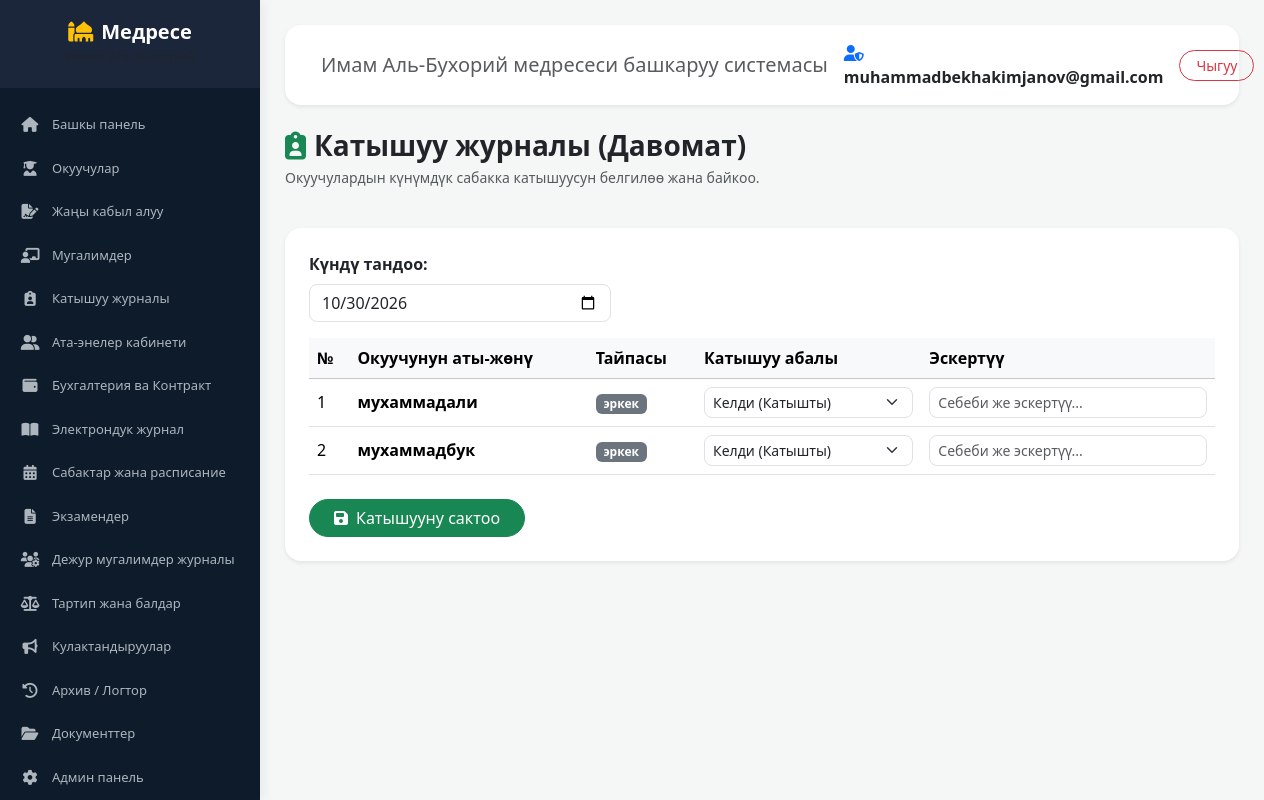
The app's page /attendance/ (signed in) with its own data.
### madrasah/accounts/models.py (models this page shows)
class User(AbstractUser):
    middle_name = models.CharField(max_length=150, blank=True, null=True, verbose_name="Атасынын аты")
    phone = models.CharField(max_length=20, blank=True, null=True, verbose_name="Телефон номери")
    role = models.CharField(
        max_length=20,
        choices=[('student', 'Окуучу'), ('teacher', 'Мугалим'), ('admin', 'Админ')],
        default='student',
        verbose_name="Ролу"
    )

### madrasah/core/models.py (models this page shows, shortened)
class Student(models.Model):
    photo = models.ImageField(
        upload_to='students/', blank=True, null=True, verbose_name='Сүрөтү'
    )
    name = models.CharField(max_length=100, verbose_name='Аты-жөнү')
    group = models.CharField(max_length=50, verbose_name='Тайпасы')
    birth_date = models.DateField(
        null=True, blank=True, verbose_name='Туулган күнү'
    )
    phone = models.CharField(max_length=20, blank=True, verbose_name='Телефон номери')
    contract_amount = models.DecimalField(
        max_digits=10, decimal_places=2, default=0.00, verbose_name='Контракт суммасы'
    )
    doc_1_application = models.BooleanField(default=False, verbose_name='1. Мүдүрдүн атына арыз')
    doc_2_passport = models.BooleanField(default=False, verbose_name='2. Паспорт же туулгандыгы тууралуу күбөлүк')
    doc_3_certificate = models.BooleanField(default=False, verbose_name='3. 9-классты бүтүргөндүгү күбөлүк/аттестат/диплом')
    doc_4_reference = models.BooleanField(default=False, verbose_name='4. Акыркы окуган/иштеген жеринен мүнөздөмө')
    doc_5_military = models.BooleanField(default=False, verbose_name='5. Аскердик каттоо күбөлүгү же приписной')
    doc_6_juvenile = models.BooleanField(default=False, verbose_name='6. ИИБдө ИЖИ каттоодо турбайт деген маалымат')
    doc_7_no_criminal = models.BooleanField(default=False, verbose_name='7. Соттолгон эмес деген маалымат')
    doc_8_photos = models.BooleanField(default=False, verbose_name='8. 3x4 өлчөмүндөгү сүрөт (6 даана)')
    doc_9_exam_sheet = models.BooleanField(default=False, verbose_name='9. Кабыл алуу сынагынын ведомосту')
    doc_10_contract = models.BooleanField(default=False, verbose_name='10. Келишим')
    doc_11_parent_passport = models.BooleanField(default=False, verbose_name='11. Ата-энесинин паспортунан көчүрмө')
    doc_12_residence = models.BooleanField(default=False, verbose_name='12. Жашаган жеринен маалымат')
    class Meta:
        verbose_name = 'Студент'
        verbose_name_plural = 'Студенттер'

### madrasah/core/views.py (the view, shortened to what this page needs)
# urls.py: path('attendance/', views.attendance_view, name='attendance'),
@login_required
def attendance_view(request):
    students = Student.objects.all()
    user = request.user
    role = getattr(user, "role", "")
    recent_attendances = Attendance.objects.select_related('student').order_by("-date")[:50]
    return render(request, "core/attendance_list.html", {
        "students": students,
        "attendances": recent_attendances
    })

### madrasah/core/context_processors.py (called while the page is built)
def menu(request):
    if request.user.is_authenticated:
        return {"menu_items": MENU.get(request.user.role, [])}
    return {"menu_items": []}

### madrasah/templates/core/attendance_list.html (shortened to what this page needs)
{% extends 'base.html' %}
{% block content %}
<div class="row mb-4 align-items-center">
    <div class="col">
        <h3 class="fw-bold text-dark mb-0">
            <i class="fa-solid fa-clipboard-user text-success me-2"></i>Катышуу журналы (Давомат)
        </h3>
        <p class="text-muted small mt-1">Окуучулардын күнүмдүк сабакка катышуусун белгилөө жана байкоо.</p>
    </div>
</div>
<div class="card border-0 shadow-sm rounded-4 mb-4">
    <div class="card-body p-4">
        <form method="POST">
            <div class="mb-3 col-md-4">
                <label class="form-label fw-bold">Күндү тандоо:</label>
                <input type="date" name="date" class="form-control rounded-3" value="{% now 'Y-m-d' %}" required>
            </div>
            <div class="table-responsive">
                <table class="table table-hover align-middle">
                    <thead class="table-light">
                        <tr>
                            <th>№</th>
                            <th>Окуучунун аты-жөнү</th>
                            <th>Тайпасы</th>
                            <th>Катышуу абалы</th>
                            <th>Эскертүү</th>
                        </tr>
                    </thead>
                    <tbody>
                        {% for student in students %}
                        <tr>
                            <td>{{ forloop.counter }}</td>
                            <td class="fw-semibold">{{ student.name }}</td>
                            <td><span class="badge bg-secondary">{{ student.group|default:"1-тайпа" }}</span></td>
                            <td>
                                <select name="status_{{ student.id }}" class="form-select rounded-3 form-select-sm">
                                    <option value="present" selected>Келди (Катышты)</option>
                                </select>
                            </td>
                            <td>
                                <input type="text" name="note_{{ student.id }}" class="form-control form-control-sm rounded-3" placeholder="Себеби же эскертүү...">
                            </td>
                        </tr>
                        {% endfor %}
                    </tbody>
                </table>
            </div>
            <button type="submit" class="btn btn-success rounded-pill px-4 mt-2">
                <i class="fa-solid fa-save me-2"></i>Катышууну сактоо
            </button>
        </form>
    </div>
</div>
{% endblock %}

### madrasah/templates/base.html (shortened to what this page needs)
{% load static %}
<!DOCTYPE html>
<html lang="ky">
<head>
    <link href="https://cdn.jsdelivr.net/npm/bootstrap@5.3.2/dist/css/bootstrap.min.css" rel="stylesheet">
    <link rel="stylesheet" href="https://cdnjs.cloudflare.com/ajax/libs/font-awesome/6.4.2/css/all.min.css">
</head>
<body>
    <nav id="sidebar">
        <div class="sidebar-header">
            <h5 class="fw-bold mb-0 text-white"><i class="fa-solid fa-mosque me-2 text-warning"></i>Медресе</h5>
            <small class="text-muted">Имам Аль-Бухорий</small>
        </div>
        <ul class="list-unstyled components">
            <li>
                <a href="{% url 'dashboard' %}"><i class="fa-solid fa-house"></i> Башкы панель</a>
            </li>
            <li>
                <a href="{% url 'students_list' %}"><i class="fa-solid fa-user-graduate"></i> Окуучулар</a>
            </li>
            <li>
                <a href="{% url 'students_list' %}"><i class="fa-solid fa-file-signature"></i> Жаңы кабыл алуу</a>
            </li>
            <li>
                <a href="{% url 'teachers_list' %}"><i class="fa-solid fa-chalkboard-user"></i> Мугалимдер</a>
            </li>
            <li>
                <a href="{% url 'attendance' %}"><i class="fa-solid fa-clipboard-user"></i> Катышуу журналы</a>
            </li>
            <li>
                <a href="{% url 'parents_cabinet' %}"><i class="fa-solid fa-user-group"></i> Ата-энелер кабинети</a>
            </li>
            <li>
                <a href="{% url 'accounting' %}"><i class="fa-solid fa-wallet"></i> Бухгалтерия ва Контракт</a>
            </li>
            <li>
                <a href="{% url 'gradebook' %}"><i class="fa-solid fa-book-open"></i> Электрондук журнал</a>
            </li>
            <li>
                <a href="{% url 'schedule_list' %}"><i class="fa-solid fa-calendar-days"></i> Сабактар жана расписание</a>
            </li>
            <li>
                <a href="{% url 'exams_list' %}"><i class="fa-solid fa-file-lines"></i> Экзамендер</a>
            </li>
            <li>
                <a href="{% url 'duty_schedule_list' %}"><i class="fa-solid fa-users-gear"></i> Дежур мугалимдер журналы</a>
            </li>
            <li>
                <a href="{% url 'discipline' %}"><i class="fa-solid fa-scale-balanced"></i> Тартип жана балдар</a>
            </li>
            <li>
                <a href="{% url 'announcements_list' %}"><i class="fa-solid fa-bullhorn"></i> Кулактандыруулар</a>
            </li>
            <li>
                <a href="{% url 'audit_list' %}"><i class="fa-solid fa-clock-rotate-left"></i> Архив / Логтор</a>
            </li>
            <li>
                <a href="{% url 'documents' %}"><i class="fa-solid fa-folder-open"></i> Документтер</a>
            </li>
            <li>
                <a href="{% url 'admin_management' %}"><i class="fa-solid fa-gear"></i> Админ панель</a>
            </li>
        </ul>
    </nav>
    <div id="content">
        <nav class="navbar navbar-expand-lg navbar-light bg-white rounded-4 shadow-sm mb-4 px-4 py-3">
            <div class="container-fluid">
                <span class="navbar-brand mb-0 h6 text-muted">Имам Аль-Бухорий медресеси башкаруу системасы</span>
                <div class="d-flex align-items-center gap-3">
                    <span class="fw-bold text-dark"><i class="fa-solid fa-user-shield me-1 text-primary"></i> {{ user.username|default:"Администратор" }}</span>
                    <a href="{% url 'logout' %}" class="btn btn-outline-danger btn-sm rounded-pill px-3">Чыгуу</a>
                </div>
            </div>
        </nav>
        {% block content %}
        {% endblock %}
    </div>
</body>
</html>

### madrasah/templates/base.html (style rules this page uses)
:root { --sidebar-width: 260px; --primary-color: #0d1b2a; --secondary-color: #1b263b; }
body { background-color: #f4f7f6; font-family: 'Segoe UI', Tahoma, Geneva, Verdana, sans-serif; }
#sidebar { position: fixed; top: 0; left: 0; height: 100vh; width: var(--sidebar-width); background-color: var(--primary-color); color: #fff; transition: all 0.3s; z-index: 1000; overflow-y: auto; box-shadow: 4px 0 10px rgba(0,0,0,0.05); }
#sidebar .sidebar-header { padding: 20px; background-color: var(--secondary-color); text-align: center; }
#sidebar ul.components { padding: 15px 0; }
#sidebar ul li a { padding: 12px 20px; display: flex; align-items: center; color: #adb5bd; text-decoration: none; transition: 0.2s; font-size: 13px; }
#sidebar ul li a i { margin-right: 12px; width: 20px; text-align: center; font-size: 15px; }
#content { margin-left: var(--sidebar-width); padding: 25px; }

### records on screen
User: username "muhammadbekhakimjanov@gmail.com"
Student: name "мухаммадали", group "эркек", id "Келди (Катышты)"
Student: name "мухаммадбук", group "эркек", id "Келди (Катышты)"
